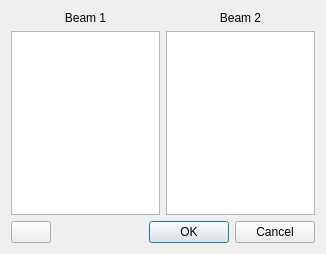
<?xml version="1.0" encoding="UTF-8"?>
<ui version="4.0">
 <class>Dialog</class>
 <widget class="QDialog" name="Dialog">
  <property name="geometry">
   <rect>
    <x>0</x>
    <y>0</y>
    <width>326</width>
    <height>254</height>
   </rect>
  </property>
  <property name="windowTitle">
   <string>Beam Point Selection</string>
  </property>
  <layout class="QVBoxLayout" name="verticalLayout">
   <item>
    <layout class="QGridLayout" name="gridLayout">
     <item row="0" column="0">
      <widget class="QLabel" name="label">
       <property name="text">
        <string>Beam 1</string>
       </property>
       <property name="alignment">
        <set>Qt::AlignCenter</set>
       </property>
      </widget>
     </item>
     <item row="0" column="1">
      <widget class="QLabel" name="label_2">
       <property name="text">
        <string>Beam 2</string>
       </property>
       <property name="alignment">
        <set>Qt::AlignCenter</set>
       </property>
      </widget>
     </item>
     <item row="1" column="0">
      <widget class="QListWidget" name="point_list1"/>
     </item>
     <item row="1" column="1">
      <widget class="QListWidget" name="point_list2"/>
     </item>
    </layout>
   </item>
   <item>
    <layout class="QHBoxLayout" name="horizontalLayout">
     <item>
      <widget class="QPushButton" name="refresh_button">
       <property name="text">
        <string/>
       </property>
       <property name="icon">
        <iconset resource="../resource.qrc">
         <normaloff>:/cfactor/images/torsion.svg</normaloff>:/cfactor/images/torsion.svg</iconset>
       </property>
      </widget>
     </item>
     <item>
      <spacer name="horizontalSpacer">
       <property name="orientation">
        <enum>Qt::Horizontal</enum>
       </property>
       <property name="sizeHint" stdset="0">
        <size>
         <width>40</width>
         <height>20</height>
        </size>
       </property>
      </spacer>
     </item>
     <item>
      <widget class="QDialogButtonBox" name="buttonBox">
       <property name="orientation">
        <enum>Qt::Horizontal</enum>
       </property>
       <property name="standardButtons">
        <set>QDialogButtonBox::Cancel|QDialogButtonBox::Ok</set>
       </property>
      </widget>
     </item>
    </layout>
   </item>
  </layout>
 </widget>
 <resources>
  <include location="../resource.qrc"/>
 </resources>
 <connections>
  <connection>
   <sender>buttonBox</sender>
   <signal>accepted()</signal>
   <receiver>Dialog</receiver>
   <slot>accept()</slot>
   <hints>
    <hint type="sourcelabel">
     <x>248</x>
     <y>254</y>
    </hint>
    <hint type="destinationlabel">
     <x>157</x>
     <y>274</y>
    </hint>
   </hints>
  </connection>
  <connection>
   <sender>buttonBox</sender>
   <signal>rejected()</signal>
   <receiver>Dialog</receiver>
   <slot>reject()</slot>
   <hints>
    <hint type="sourcelabel">
     <x>316</x>
     <y>260</y>
    </hint>
    <hint type="destinationlabel">
     <x>286</x>
     <y>274</y>
    </hint>
   </hints>
  </connection>
 </connections>
</ui>
